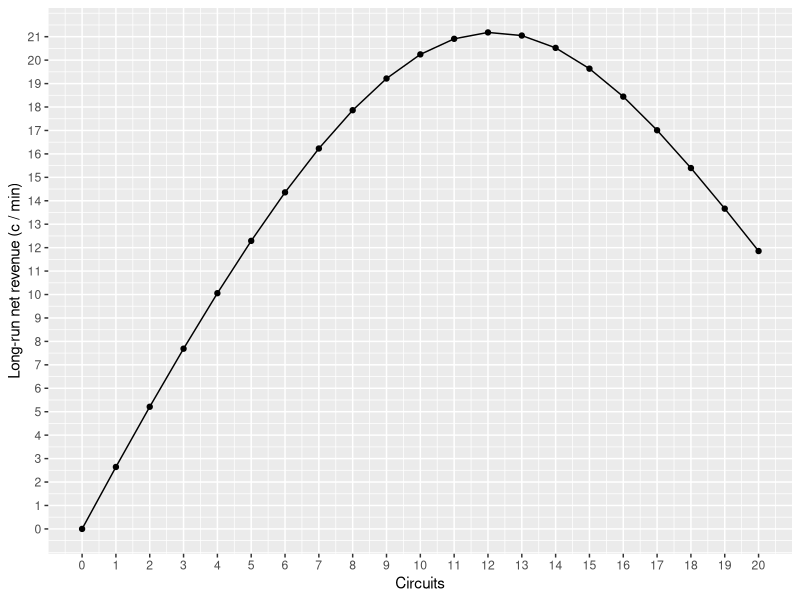

Here is the R script that generated this plot:
library(ggplot2)

blocking_prob <- function(ρ, n) {
  i <- 0:n
  ρ^n / (factorial(n) * sum(ρ^i / factorial(i)))
}

λ <- 2
𝜇 <- 1 / 5
ρ <- λ / 𝜇

# Cents / minute
c <- 5

# Cents / minute
lease <- 100 * 10000 / (365 * 24 * 60)


# Returns the net revenue
net_revenue <- function(circuits) {
  c * ρ * (1 - blocking_prob(ρ, circuits)) - circuits * lease
}

x <- seq(0, 20)
y <- sapply(x, net_revenue)

max_idx <- which.max(y)
max_x <- x[[max_idx]]
max_y <- y[[max_idx]]

cat(sprintf("Max @ %d: %.2f c / min\n", max_x, max_y))
# TODO: Euros / year

data <- data.frame(x = x, y = y)
plot <- ggplot(data) +
  geom_line(aes(.data$x, .data$y)) +
  geom_point(aes(.data$x, .data$y)) +
  scale_x_continuous(breaks = seq(min(x), max(x), 1)) +
  scale_y_continuous(breaks = seq(min(y), max(y), 1)) +
  xlab("Circuits") +
  ylab("Long-run net revenue (c / min)")

ggsave(plot, file = "output/6.svg", device = "svg")
